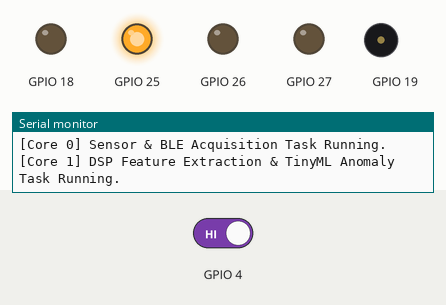
A sketch run on a simulated ESP32. Parts: output pins drawn as LEDs (lit = HIGH), buzzer (waves = sounding), the last lines printed to the serial monitor. Dashed ring = blinking. The test bench sets the inputs (shaded band); at power-on: GPIO 4 HIGH. Random numbers use the default seed unless the sketch sets one; nothing arrives over Bluetooth unless stated; the modem accepts every AT command (registered, SIM ready, sends succeed) and sends nothing else.

Above: at 2.2 s.
2.3 s: GPIO 4 driven LOW
7.1 s: GPIO 4 driven HIGH
At 7.9 s:
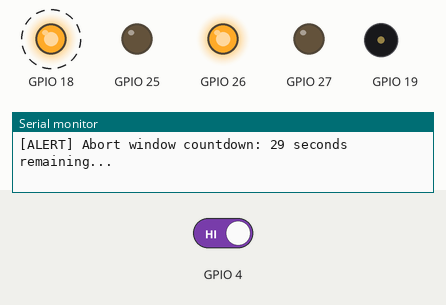
At 39.1 s:
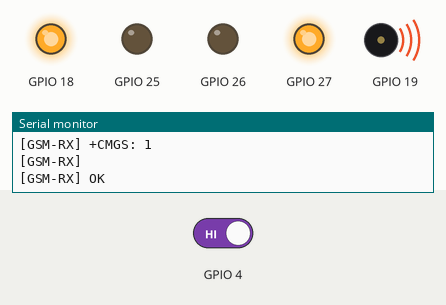
Timing chart, 0 to 39.4 s (numbered marks = the images above; inputs shaded):
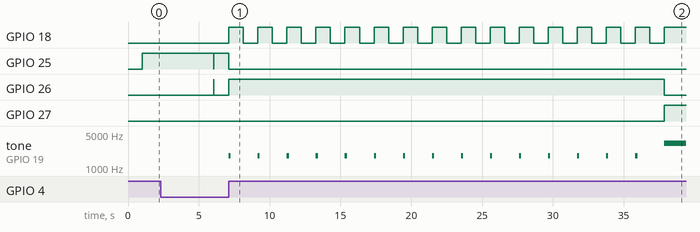

Measured:
- after the input at 7.1 s, GPIO 18: alternates HIGH for 1.0 s and LOW for 1.0 s, starting at once; GPIO 27: LOW → HIGH after 30.8 s; tone on GPIO 19: silent → 1800 Hz at once, then repeats every 2.1 s: silent 1.9 s, 1800 Hz 0.15 s

The sketch:

sternum_hub.ino
```cpp
/*
 * CardioSense - Sternum Hub Node Firmware (Central Coordinator)
 * Target Hardware: ESP32-WROOM-32 (Dual-Core 240 MHz)
 * Integrated Sensors & Peripherals:
 *   1. BLE Central Client (Receiving Wrist PPG & GSR at 20 Hz)
 *   2. MPU6050 6-Axis IMU (I2C SDA=21, SCL=22) -> Chest respiration & body motion gating
 *   3. Secondary MAX30102 PPG (I2C) -> Redundant sternum pulse & transit time verification
 *   4. SIM800L GSM Module (UART2: TX2=GPIO17, RX2=GPIO16) -> Location-tagged SMS & Voice Call
 *   5. Neo-6M GPS Module (UART1: RX=GPIO32, TX=GPIO33) -> Emergency location coordinates
 *   6. Alarm Subsystem:
 *      - Haptic Motor (GPIO18)
 *      - Piezo Buzzer / Siren (GPIO19)
 *      - Push-to-Cancel Button (GPIO4)
 *      - Tri-color Status LEDs (Green=25, Amber=26, Red=27)
 *
 * Software Architecture:
 *   - Core 0: BLE Client Receiver + MPU6050 Sampling + GPS Telemetry
 *   - Core 1: Sliding-Window DSP + TinyML Autoencoder Anomaly Detection + Emergency FSM
 */

#include <Arduino.h>
#include <Wire.h>
#include <BLEDevice.h>
#include <BLEUtils.h>
#include <BLEScan.h>
#include <BLEAdvertisedDevice.h>

#include "cardio_features.h"
#include "autoencoder_engine.h"
#include "emergency_alert.h"

// Set to 1 when physical MPU6050, SIM800L, and Neo-6M are attached; 0 for automated loopback test
#define USE_PHYSICAL_SENSORS 0

// BLE UUIDs matching Wrist Node
static BLEUUID serviceUUID("4fafc201-1fb5-459e-8fcc-c5c9c331914b");
static BLEUUID charUUID("beb5483e-36e1-4688-b7f5-ea07361b26a8");

// UART Serial handles for GSM and GPS
HardwareSerial gsmSerial(2); // UART2: RX=16, TX=17
HardwareSerial gpsSerial(1); // UART1: RX=32, TX=33

// Processing Objects
CardioFeatureExtractor featureExtractor;
TinyMLAutoencoderEngine autoencoderEngine;
EmergencyAlertManager alertManager;

// Wrist Telemetry Struct
struct __attribute__((packed)) WristTelemetryPacket {
    uint32_t timestamp_ms;
    uint16_t ppg_ir;
    uint16_t ppg_red;
    uint16_t gsr_raw;
    uint16_t heart_rate;
    uint8_t  spo2;
    uint8_t  signal_quality;
    uint16_t packet_seq;
};

// Inter-core synchronization
static BLERemoteCharacteristic* pRemoteCharacteristic = nullptr;
static BLEAdvertisedDevice* myDevice = nullptr;
static bool doConnect = false;
static bool connected = false;
static bool doScan = false;

// Shared sensor state between Core 0 and Core 1
portMUX_TYPE synchMux = portMUX_INITIALIZER_UNLOCKED;
volatile float shared_ax = 0.0f, shared_ay = 0.0f, shared_az = 1.0f;
volatile uint16_t shared_wrist_ir = 32000;
volatile uint16_t shared_wrist_gsr = 1450;
volatile float shared_reported_hr = 72.0f;
volatile float shared_reported_spo2 = 98.0f;
volatile bool new_sample_ready = false;

// BLE Notification Callback
static void notifyCallback(
    BLERemoteCharacteristic* pBLERemoteCharacteristic,
    uint8_t* pData,
    size_t length,
    bool isNotify
) {
    if (length == sizeof(WristTelemetryPacket)) {
        WristTelemetryPacket* pkt = (WristTelemetryPacket*)pData;
        portENTER_CRITICAL(&synchMux);
        shared_wrist_ir = pkt->ppg_ir;
        shared_wrist_gsr = pkt->gsr_raw;
        shared_reported_hr = pkt->heart_rate / 10.0f;
        shared_reported_spo2 = (float)pkt->spo2;
        new_sample_ready = true;
        portEXIT_CRITICAL(&synchMux);
    }
}

// BLE Client Callbacks
class MyClientCallback : public BLEClientCallbacks {
    void onConnect(BLEClient* pclient) override {
        connected = true;
        Serial.println(F("[BLE Central] Connected to Wrist Slap-Band Node!"));
    }

    void onDisconnect(BLEClient* pclient) override {
        connected = false;
        Serial.println(F("[BLE Central] Disconnected from Wrist Node. Rescanning..."));
    }
};

bool connectToServer() {
    Serial.printf("[BLE Central] Connecting to: %s\n", myDevice->getAddress().toString().c_str());
    BLEClient* pClient = BLEDevice::createClient();
    pClient->setClientCallbacks(new MyClientCallback());

    if (!pClient->connect(myDevice)) {
        Serial.println(F("[BLE Central] Failed to connect."));
        return false;
    }

    BLERemoteService* pRemoteService = pClient->getService(serviceUUID);
    if (pRemoteService == nullptr) {
        Serial.println(F("[BLE Central] Failed to locate CardioSense service."));
        pClient->disconnect();
        return false;
    }

    pRemoteCharacteristic = pRemoteService->getCharacteristic(charUUID);
    if (pRemoteCharacteristic == nullptr) {
        Serial.println(F("[BLE Central] Failed to locate telemetry characteristic."));
        pClient->disconnect();
        return false;
    }

    if (pRemoteCharacteristic->canNotify()) {
        pRemoteCharacteristic->registerForNotify(notifyCallback);
    }

    connected = true;
    return true;
}

class MyAdvertisedDeviceCallbacks: public BLEAdvertisedDeviceCallbacks {
    void onResult(BLEAdvertisedDevice advertisedDevice) override {
        if (advertisedDevice.haveServiceUUID() && advertisedDevice.isAdvertisingService(serviceUUID)) {
            BLEDevice::getScan()->stop();
            myDevice = new BLEAdvertisedDevice(advertisedDevice);
            doConnect = true;
            doScan = false;
        }
    }
};

// -------------------------------------------------------------
// Core 0 Task: BLE Connection & Sensor Acquisition
// -------------------------------------------------------------
void Core0Task_Sensors(void* pvParameters) {
    Serial.println(F("[Core 0] Sensor & BLE Acquisition Task Running."));

    BLEScan* pBLEScan = BLEDevice::getScan();
    pBLEScan->setAdvertisedDeviceCallbacks(new MyAdvertisedDeviceCallbacks());
    pBLEScan->setInterval(1349);
    pBLEScan->setWindow(449);
    pBLEScan->setActiveScan(true);
    pBLEScan->start(5, false);

    unsigned long lastImuSample = 0;
    float sim_resp_phase = 0.0f;

    for (;;) {
        if (doConnect) {
            if (connectToServer()) {
                Serial.println(F("[Core 0] BLE Link fully established. Receiving telemetry."));
            }
            doConnect = false;
        }

        // Sample Sternum Accelerometer at 20 Hz
        if (millis() - lastImuSample >= 50) {
            lastImuSample = millis();

#if USE_PHYSICAL_SENSORS
            // In physical mode, read MPU6050 via Wire I2C registers:
            // Wire.beginTransmission(0x68); Wire.write(0x3B); Wire.endTransmission(false);
            // Wire.requestFrom(0x68, 6, true);
            // Read 16-bit registers and divide by 16384.0 for +/-2g scale
#else
            // High-fidelity sternum chest wall simulation (cyclic breathing motion + resting jitter)
            sim_resp_phase += 0.045f; // ~14 Breaths per minute
            if (sim_resp_phase > TWO_PI) sim_resp_phase -= TWO_PI;

            float breath_motion = 0.08f * sin(sim_resp_phase);
            float random_jitter = ((random(100) - 50) / 1000.0f);

            portENTER_CRITICAL(&synchMux);
            shared_ax = 0.02f + random_jitter;
            shared_ay = 0.01f + random_jitter;
            shared_az = 1.00f + breath_motion; // Gravity + chest displacement
            portEXIT_CRITICAL(&synchMux);
#endif
        }

        vTaskDelay(pdMS_TO_TICKS(10));
    }
}

// -------------------------------------------------------------
// Core 1 Task: TinyML Autoencoder Inference & Alert Dispatch
// -------------------------------------------------------------
void Core1Task_TinyML(void* pvParameters) {
    Serial.println(F("[Core 1] DSP Feature Extraction & TinyML Anomaly Task Running."));

    unsigned long lastInferenceTime = 0;
    const unsigned long INFERENCE_INTERVAL_MS = 1000; // 1 Hz inference frequency

    for (;;) {
        // Read latest telemetry snapshots from Core 0
        uint16_t ir, gsr;
        float ax, ay, az, hr, spo2;

        portENTER_CRITICAL(&synchMux);
        ir = shared_wrist_ir;
        gsr = shared_wrist_gsr;
        ax = shared_ax;
        ay = shared_ay;
        az = shared_az;
        hr = shared_reported_hr;
        spo2 = shared_reported_spo2;
        portEXIT_CRITICAL(&synchMux);

        // Push into sliding window feature extractor
        featureExtractor.pushSample(ir, gsr, ax, ay, az);

        // Run ML inference once every second
        if (millis() - lastInferenceTime >= INFERENCE_INTERVAL_MS) {
            lastInferenceTime = millis();

            if (featureExtractor.isBufferReady()) {
                PhysiologicalState vitals = featureExtractor.extractFeatures(hr, spo2);

                // Compile normalized 8-feature input vector
                float normalized_in[NUM_PHYSIO_FEATURES];
                CardioFeatureExtractor::normalize(vitals, normalized_in);

                // Run on-device TinyML Autoencoder inference
                TinyMLAutoencoderEngine::AnomalyResult result =
                    autoencoderEngine.evaluateRisk(normalized_in, vitals.motion_svm);

                // Console Diagnostics & Live Telemetry
                Serial.println(F("--------------------------------------------------------------------------------"));
                Serial.printf("[VITALS] HR: %.1f BPM | SpO2: %.0f%% | Resp: %.1f BrPM | GSR: %.2f uS (Slope: %+.2f)\n",
                    vitals.hr, vitals.spo2, vitals.resp_rate, vitals.gsr_microsiemens, vitals.gsr_slope);
                Serial.printf("[MOTION] SVM: %.3f g | Artifact: %s | Baseline Calibrated: %s\n",
                    vitals.motion_svm, result.is_motion_artifact ? "YES (Suppressed)" : "NO",
                    autoencoderEngine.isCalibrated() ? "YES" : "CALIBRATING");
                Serial.printf("[TINYML] MSE Error: %.6f (Thresh: %.6f) | Risk Score: %.1f%% | Anomaly: %s\n",
                    result.raw_mse, AE_ANOMALY_THRESHOLD, result.anomaly_score,
                    result.is_anomaly ? "CRITICAL PRECURSOR DETECTED!" : "NORMAL");

                // Evaluate alerts
                if (result.is_anomaly) {
                    alertManager.triggerStage1(result.anomaly_score, vitals);
                }

                // Update Alert Manager State Machine (handles countdown, cancellation button, and GSM/GPS dispatch)
                alertManager.update(vitals, result.anomaly_score);
            }
        }

        vTaskDelay(pdMS_TO_TICKS(50));
    }
}

void setup() {
    Serial.begin(115200);
    delay(1000);
    Serial.println(F("\n========================================================"));
    Serial.println(F(" CardioSense: Two-Node Embedded AI Wearable"));
    Serial.println(F(" Sternum Hub Node - Dual-Core ESP32-WROOM-32"));
    Serial.println(F("========================================================"));

    // Initialize UARTs for SIM800L (UART2: TX=17, RX=16) and Neo-6M GPS (UART1: TX=33, RX=32)
    gsmSerial.begin(GSM_SERIAL_BAUD, SERIAL_8N1, 16, 17);
    gpsSerial.begin(GPS_SERIAL_BAUD, SERIAL_8N1, 32, 33);

    // Initialize Alert Manager with target emergency contact
    alertManager.init(&gsmSerial, &gpsSerial, "+919876543210");

    // Initialize BLE Device
    BLEDevice::init("CardioSense-Hub");

    // Launch Core 0 Task: Sensor acquisition & BLE
    xTaskCreatePinnedToCore(
        Core0Task_Sensors,
        "Core0_Sensors",
        4096,
        NULL,
        1,
        NULL,
        0 // Pinned to Core 0
    );

    // Launch Core 1 Task: TinyML Inference & Alerts
    xTaskCreatePinnedToCore(
        Core1Task_TinyML,
        "Core1_TinyML",
        8192,
        NULL,
        1,
        NULL,
        1 // Pinned to Core 1
    );

    Serial.println(F("[System] Dual-Core FreeRTOS tasks active. CardioSense online.\n"));
}

void loop() {
    // Empty: Execution handled by FreeRTOS tasks pinned to Core 0 and Core 1
    vTaskDelay(pdMS_TO_TICKS(1000));
}
```

autoencoder_engine.h
```cpp
#ifndef AUTOENCODER_ENGINE_H
#define AUTOENCODER_ENGINE_H

#include <Arduino.h>
#include <math.h>
#include "model_weights.h"

class TinyMLAutoencoderEngine {
private:
    float z1[AE_HIDDEN_DIM];
    float a1[AE_HIDDEN_DIM];

    float z2[AE_LATENT_DIM];
    float a2[AE_LATENT_DIM];

    float z3[AE_HIDDEN_DIM];
    float a3[AE_HIDDEN_DIM];

    float z4[AE_INPUT_DIM];
    float a4[AE_INPUT_DIM];

    // Online adaptive baseline tracking (running mean and variance of normal MSE)
    float baseline_mean_mse = 0.005f;
    float baseline_var_mse = 0.0001f;
    bool is_calibrated = false;
    uint32_t calibration_samples = 0;
    const uint32_t REQUIRED_CALIBRATION_SAMPLES = 300; // ~15 seconds of clean baseline

    static inline float relu(float x) {
        return (x > 0.0f) ? x : 0.0f;
    }

    static inline float sigmoid(float x) {
        // Fast clamped sigmoid approximation
        if (x < -10.0f) return 0.0f;
        if (x > 10.0f) return 1.0f;
        return 1.0f / (1.0f + expf(-x));
    }

public:
    TinyMLAutoencoderEngine() {
        memset(z1, 0, sizeof(z1));
        memset(a1, 0, sizeof(a1));
        memset(z2, 0, sizeof(z2));
        memset(a2, 0, sizeof(a2));
        memset(z3, 0, sizeof(z3));
        memset(a3, 0, sizeof(a3));
        memset(z4, 0, sizeof(z4));
        memset(a4, 0, sizeof(a4));
    }

    // Forward inference pass: Computes reconstructed 8-feature vector and returns Mean Squared Error (MSE)
    float forward(const float* normalized_in, float* reconstructed_out) {
        // Layer 1: 8 -> 4 (ReLU)
        for (int j = 0; j < AE_HIDDEN_DIM; j++) {
            float sum = b1[j];
            for (int i = 0; i < AE_INPUT_DIM; i++) {
                sum += normalized_in[i] * W1[i][j];
            }
            z1[j] = sum;
            a1[j] = relu(sum);
        }

        // Layer 2: 4 -> 2 (ReLU Latent Bottleneck)
        for (int j = 0; j < AE_LATENT_DIM; j++) {
            float sum = b2[j];
            for (int i = 0; i < AE_HIDDEN_DIM; i++) {
                sum += a1[i] * W2[i][j];
            }
            z2[j] = sum;
            a2[j] = relu(sum);
        }

        // Layer 3: 2 -> 4 (ReLU)
        for (int j = 0; j < AE_HIDDEN_DIM; j++) {
            float sum = b3[j];
            for (int i = 0; i < AE_LATENT_DIM; i++) {
                sum += a2[i] * W3[i][j];
            }
            z3[j] = sum;
            a3[j] = relu(sum);
        }

        // Layer 4: 4 -> 8 (Sigmoid Output Reconstruction)
        float total_mse = 0.0f;
        for (int j = 0; j < AE_INPUT_DIM; j++) {
            float sum = b4[j];
            for (int i = 0; i < AE_HIDDEN_DIM; i++) {
                sum += a3[i] * W4[i][j];
            }
            z4[j] = sum;
            float out = sigmoid(sum);
            a4[j] = out;
            if (reconstructed_out != nullptr) {
                reconstructed_out[j] = out;
            }

            float err = normalized_in[j] - out;
            total_mse += (err * err);
        }

        return total_mse / (float)AE_INPUT_DIM;
    }

    // Adaptive Baseline Updater
    // Calibrates wearer's individual quiescent physiology
    void updateBaseline(float mse, float motion_svm) {
        // Only update baseline during low-motion periods to learn true resting state
        if (motion_svm < 0.25f && mse < (AE_ANOMALY_THRESHOLD * 1.5f)) {
            if (calibration_samples < REQUIRED_CALIBRATION_SAMPLES) {
                calibration_samples++;
                // Running Welford algorithm for initial mean
                float delta = mse - baseline_mean_mse;
                baseline_mean_mse += delta / calibration_samples;
                if (calibration_samples >= REQUIRED_CALIBRATION_SAMPLES) {
                    is_calibrated = true;
                }
            } else {
                // Exponential moving average for long-term drift adaptation
                baseline_mean_mse = 0.998f * baseline_mean_mse + 0.002f * mse;
            }
        }
    }

    // Evaluates Risk Score with Motion-Artifact Gating
    // Returns:
    //   - is_anomaly: true if elevated cardiac precursor risk detected
    //   - anomaly_score: Normalized risk score (0.0 to 100.0)
    //   - mse: raw autoencoder reconstruction error
    struct AnomalyResult {
        bool is_anomaly;
        float anomaly_score;
        float raw_mse;
        bool is_motion_artifact;
    };

    AnomalyResult evaluateRisk(const float* normalized_in, float raw_motion_svm) {
        float recon[AE_INPUT_DIM];
        float mse = forward(normalized_in, recon);

        AnomalyResult res;
        res.raw_mse = mse;

        // Dynamic motion threshold:
        // When motion_svm is elevated (e.g. running or walking fast), physiological arousal
        // (elevated HR and sweating) is expected. Dynamic threshold scales with physical movement.
        float dynamic_threshold = AE_ANOMALY_THRESHOLD;
        if (raw_motion_svm > 0.40f) {
            // Scale tolerance during exercise: vigorous motion justifies higher physiological deviations
            dynamic_threshold *= (1.0f + 2.5f * (raw_motion_svm - 0.40f));
        }

        // Motion artifact gating:
        // Extreme motion (>2.2g) often loosens optical contact. Flag as motion artifact rather than arrest.
        res.is_motion_artifact = (raw_motion_svm > 2.2f);

        // Core Anomaly Decision:
        // A precursor event occurs when multi-signal discordance (MSE) exceeds the dynamic threshold
        // while the user is NOT undergoing extreme violent mechanical impact.
        if (!res.is_motion_artifact && (mse > dynamic_threshold)) {
            res.is_anomaly = true;
            // Map MSE excess to 0-100% risk score
            float ratio = mse / dynamic_threshold;
            res.anomaly_score = constrain((ratio - 1.0f) * 50.0f + 50.0f, 50.0f, 100.0f);
        } else {
            res.is_anomaly = false;
            res.anomaly_score = constrain((mse / dynamic_threshold) * 50.0f, 0.0f, 49.9f);
            updateBaseline(mse, raw_motion_svm);
        }

        return res;
    }

    bool isCalibrated() const { return is_calibrated; }
    float getBaselineMean() const { return baseline_mean_mse; }
    void getLatentEmbedding(float* latent_out) const {
        latent_out[0] = a2[0];
        latent_out[1] = a2[1];
    }
};

#endif // AUTOENCODER_ENGINE_H
```

Source omitted: cardio_features.h (7735 bytes), emergency_alert.h (9120 bytes), model_weights.h (2355 bytes)
